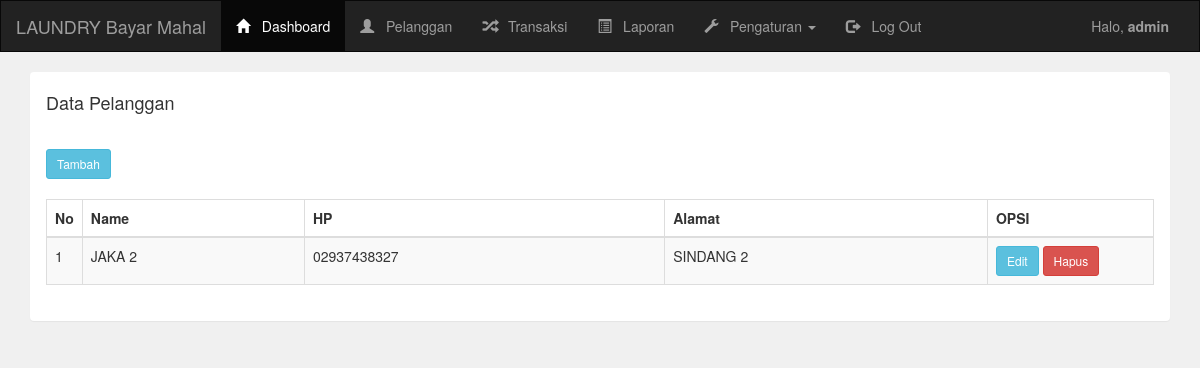
The page /admin/pelanggan.php (signed in) on the database its author committed.
### tables this page shows
CREATE TABLE `pelanggan` (
  `pelanggan_id` int(11) NOT NULL,
  `nama` varchar(255) NOT NULL,
  `hp` varchar(255) NOT NULL,
  `alamat` text NOT NULL
);

### admin/pelanggan.php (the view)
<?php include 'header.php'; ?>
<div class="container">
    <div class="panel">
        <div class="panel-heading">
            <h4>Data Pelanggan</h4>
        </div>
        <div class="panel-body">
            <a href="pelanggan_tambah.php" class="btn btn-sm btn-info full-right">Tambah</a>
            <br />
            <br />
            <table class="table table-bordered table-striped">
                <thead>
                    <tr>
                        <th width="1%">No</th>
                        <th>Name</th>
                        <th>HP</th>
                        <th>Alamat</th>
                        <th width="15%">OPSI</th>
                    </tr>
                </thead>
                <tbody>
                    <?php
                    include '../koneksi.php';
                    $data = mysqli_query($koneksi,"select * from Pelanggan");
                    $no = 1;
                    while($d=mysqli_fetch_array($data)){ ?>
                    <tr>
                        <td><?php echo $no++; ?></td>
                        <td><?php echo $d['nama']; ?></td>
                        <td><?php echo $d['hp']; ?></td>
                        <td><?php echo $d['alamat']; ?></td>
                        <td>
                            <a href="pelanggan_edit.php?id=<?php echo $d['pelanggan_id'] ?>"
                                class="btn btn-sm btn-info">Edit</a>
                            <a href="pelanggan_hapus.php?id=<?php echo $d['pelanggan_id']; ?>"
                                class="btn btn-sm btn-danger">Hapus</a>
                        </td>
                    </tr>
                    <?php  } ?>
                </tbody>
            </table>
        </div>
    </div>
</div>
<?php include 'footer.php'; ?>

### rows shown on the page
pelanggan: nama "JAKA 2", hp "02937438327", alamat "SINDANG 2"

### other values the page prints
$_SESSION['username'] "admin"
